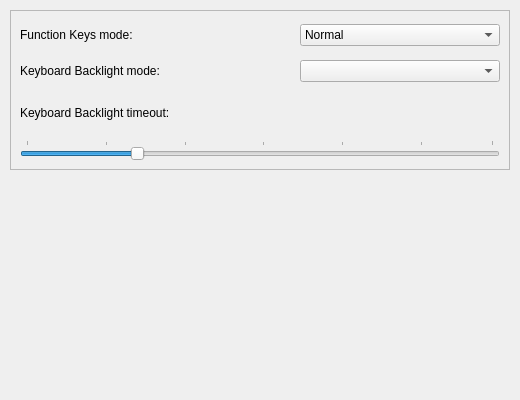
<?xml version="1.0" encoding="UTF-8"?>
<ui version="4.0">
 <class>Keyboard</class>
 <widget class="QWidget" name="Keyboard">
  <property name="geometry">
   <rect>
    <x>0</x>
    <y>0</y>
    <width>520</width>
    <height>400</height>
   </rect>
  </property>
  <property name="windowTitle">
   <string>Keyboard Settings</string>
  </property>
  <widget class="QWidget" name="verticalLayoutWidget">
   <property name="geometry">
    <rect>
     <x>10</x>
     <y>10</y>
     <width>500</width>
     <height>160</height>
    </rect>
   </property>
   <layout class="QVBoxLayout" name="verticalLayout">
    <item>
     <widget class="QFrame" name="frame">
      <property name="frameShape">
       <enum>QFrame::StyledPanel</enum>
      </property>
      <property name="frameShadow">
       <enum>QFrame::Raised</enum>
      </property>
      <layout class="QGridLayout" name="gridLayout">
       <item row="0" column="0">
        <widget class="QLabel" name="function_keys_label">
         <property name="minimumSize">
          <size>
           <width>200</width>
           <height>30</height>
          </size>
         </property>
         <property name="text">
          <string>Function Keys mode:</string>
         </property>
        </widget>
       </item>
       <item row="0" column="1">
        <spacer name="function_keys_spacer">
         <property name="orientation">
          <enum>Qt::Horizontal</enum>
         </property>
         <property name="sizeHint" stdset="0">
          <size>
           <width>300</width>
           <height>30</height>
          </size>
         </property>
        </spacer>
       </item>
       <item row="0" column="2">
        <widget class="QComboBox" name="kbd_functions_combobox">
         <item>
          <property name="text">
           <string>Normal</string>
          </property>
         </item>
         <item>
          <property name="text">
           <string>Function</string>
          </property>
         </item>
        </widget>
       </item>
       <item row="1" column="0">
        <widget class="QLabel" name="kbd_backlight_label">
         <property name="minimumSize">
          <size>
           <width>200</width>
           <height>30</height>
          </size>
         </property>
         <property name="text">
          <string>Keyboard Backlight mode:</string>
         </property>
        </widget>
       </item>
       <item row="1" column="1">
        <spacer name="kbd_backlight_spacer">
         <property name="orientation">
          <enum>Qt::Horizontal</enum>
         </property>
         <property name="sizeHint" stdset="0">
          <size>
           <width>300</width>
           <height>30</height>
          </size>
         </property>
        </spacer>
       </item>
       <item row="1" column="2">
        <widget class="QComboBox" name="kbd_backlight_combobox">
        </widget>
       </item>
       <item row="2" column="0">
        <widget class="QLabel" name="kbd_timeout_label">
         <property name="minimumSize">
          <size>
           <width>200</width>
           <height>30</height>
          </size>
         </property>
         <property name="text">
          <string>Keyboard Backlight timeout:</string>
         </property>
        </widget>
       </item>
       <item row="2" column="1">
        <spacer name="kbd_timeout_spacer">
         <property name="orientation">
          <enum>Qt::Horizontal</enum>
         </property>
         <property name="sizeHint" stdset="0">
          <size>
           <width>300</width>
           <height>30</height>
          </size>
         </property>
        </spacer>
       </item>
       <item row="2" column="2">
        <widget class="QLabel" name="kbd_timeout">
         <property name="minimumSize">
          <size>
           <width>200</width>
           <height>30</height>
          </size>
         </property>
         <property name="text">
          <string/>
         </property>
        </widget>
       </item>
       <item row="3" column="0" colspan="3">
        <widget class="QSlider" name="kbd_timeout_slider">
         <property name="minimum">
          <number>1</number>
         </property>
         <property name="maximum">
          <number>60</number>
         </property>
         <property name="pageStep">
          <number>1</number>
         </property>
         <property name="sliderPosition">
          <number>15</number>
         </property>
         <property name="orientation">
          <enum>Qt::Horizontal</enum>
         </property>
         <property name="tickPosition">
          <enum>QSlider::TicksAbove</enum>
         </property>
         <property name="tickInterval">
          <number>10</number>
         </property>
        </widget>
       </item>
      </layout>
     </widget>
    </item>
   </layout>
  </widget>
 </widget>
 <resources/>
 <connections/>
</ui>
